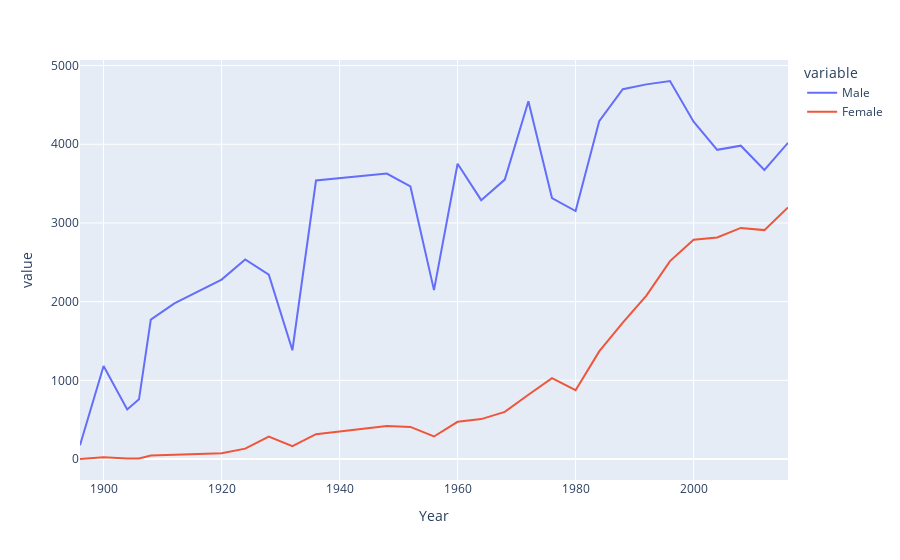

The notebook cell this image was saved under:
### Code cell
fig = px.line(final,x='Year',y=['Male','Female'])
fig.show()

### Figure 1 — Plotly figure (JSON) as saved in the notebook; plotly's stock layout.template omitted (floating-point values rounded to 4 significant figures)
{"data": [{"hovertemplate": "variable=Male<br>Year=%{x}<br>value=%{y}<extra></extra>", "legendgroup": "Male", "line": {"color": "#636efa", "dash": "solid"}, "marker": {"symbol": "circle"}, "mode": "lines", "name": "Male", "orientation": "v", "showlegend": true, "type": "scatter", "x": [1896, 1900, 1904, 1906, 1908, 1912, 1920, 1924, 1928, 1932, 1936, 1948, 1952, 1956, 1960, 1964, 1968, 1972, 1976, 1980, 1984, 1988, 1992, 1996, 2000, 2004, 2008, 2012, 2016], "xaxis": "x", "y": [174.0, 1181.0, 629.0, 759.0, 1772.0, 1978.0, 2280.0, 2535.0, 2342.0, 1382.0, 3539.0, 3628.0, 3464.0, 2146.0, 3752.0, 3290.0, 3551.0, 4547.0, 3317.0, 3151.0, 4294.0, 4700.0, 4761.0, 4804.0, 4287.0, 3929.0, 3982.0, 3673.0, 4018.0], "yaxis": "y"}, {"hovertemplate": "variable=Female<br>Year=%{x}<br>value=%{y}<extra></extra>", "legendgroup": "Female", "line": {"color": "#EF553B", "dash": "solid"}, "marker": {"symbol": "circle"}, "mode": "lines", "name": "Female", "orientation": "v", "showlegend": true, "type": "scatter", "x": [1896, 1900, 1904, 1906, 1908, 1912, 1920, 1924, 1928, 1932, 1936, 1948, 1952, 1956, 1960, 1964, 1968, 1972, 1976, 1980, 1984, 1988, 1992, 1996, 2000, 2004, 2008, 2012, 2016], "xaxis": "x", "y": [0.0, 23.0, 6.0, 6.0, 44.0, 53.0, 73.0, 132.0, 285.0, 162.0, 316.0, 420.0, 408.0, 286.0, 473.0, 507.0, 599.0, 816.0, 1027.0, 875.0, 1368.0, 1733.0, 2077.0, 2515.0, 2786.0, 2815.0, 2937.0, 2909.0, 3197.0], "yaxis": "y"}], "layout": {"legend": {"title": {"text": "variable"}, "tracegroupgap": 0}, "margin": {"t": 60}, "xaxis": {"anchor": "y", "domain": [0, 1], "title": {"text": "Year"}}, "yaxis": {"anchor": "x", "domain": [0, 1], "title": {"text": "value"}}}}
